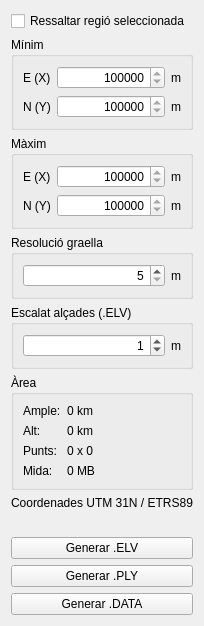
      <widget class="QWidget" name="tabMapa">
       <attribute name="title">
        <string>Mapes</string>
       </attribute>
       <layout class="QVBoxLayout" name="verticalLayout">
        <item>
         <widget class="QCheckBox" name="checkShowRegion">
          <property name="text">
           <string>Ressaltar regió seleccionada</string>
          </property>
          <property name="checked">
           <bool>false</bool>
          </property>
         </widget>
        </item>
        <item>
         <widget class="QGroupBox" name="groupBoxElvMin">
          <property name="title">
           <string>Mínim</string>
          </property>
          <layout class="QGridLayout" name="gridLayout">
           <item row="0" column="0">
            <widget class="QLabel" name="labelElvXmin">
             <property name="text">
              <string>E (X)</string>
             </property>
            </widget>
           </item>
           <item row="0" column="1">
            <widget class="QDoubleSpinBox" name="elvXmin">
             <property name="sizePolicy">
              <sizepolicy hsizetype="Expanding" vsizetype="Fixed">
               <horstretch>0</horstretch>
               <verstretch>0</verstretch>
              </sizepolicy>
             </property>
             <property name="alignment">
              <set>Qt::AlignRight|Qt::AlignTrailing|Qt::AlignVCenter</set>
             </property>
             <property name="accelerated">
              <bool>true</bool>
             </property>
             <property name="decimals">
              <number>0</number>
             </property>
             <property name="minimum">
              <double>259500.000000000000000</double>
             </property>
             <property name="maximum">
              <double>527500.000000000000000</double>
             </property>
             <property name="singleStep">
              <double>1000.000000000000000</double>
             </property>
            </widget>
           </item>
           <item row="0" column="2">
            <widget class="QLabel" name="labelAuxM_4">
             <property name="text">
              <string>m</string>
             </property>
            </widget>
           </item>
           <item row="1" column="0">
            <widget class="QLabel" name="labelElvYmin">
             <property name="text">
              <string>N (Y)</string>
             </property>
            </widget>
           </item>
           <item row="1" column="1">
            <widget class="QDoubleSpinBox" name="elvYmin">
             <property name="alignment">
              <set>Qt::AlignRight|Qt::AlignTrailing|Qt::AlignVCenter</set>
             </property>
             <property name="accelerated">
              <bool>true</bool>
             </property>
             <property name="decimals">
              <number>0</number>
             </property>
             <property name="minimum">
              <double>4488500.000000000000000</double>
             </property>
             <property name="maximum">
              <double>4748500.000000000000000</double>
             </property>
             <property name="singleStep">
              <double>1000.000000000000000</double>
             </property>
            </widget>
           </item>
           <item row="1" column="2">
            <widget class="QLabel" name="labelAuxM_5">
             <property name="text">
              <string>m</string>
             </property>
            </widget>
           </item>
          </layout>
         </widget>
        </item>
        <item>
         <widget class="QGroupBox" name="groupBoxElvMax">
          <property name="title">
           <string>Màxim</string>
          </property>
          <layout class="QGridLayout" name="gridLayout_2">
           <item row="0" column="1">
            <widget class="QDoubleSpinBox" name="elvXmax">
             <property name="sizePolicy">
              <sizepolicy hsizetype="Expanding" vsizetype="Fixed">
               <horstretch>0</horstretch>
               <verstretch>0</verstretch>
              </sizepolicy>
             </property>
             <property name="alignment">
              <set>Qt::AlignRight|Qt::AlignTrailing|Qt::AlignVCenter</set>
             </property>
             <property name="accelerated">
              <bool>true</bool>
             </property>
             <property name="decimals">
              <number>0</number>
             </property>
             <property name="minimum">
              <double>259500.000000000000000</double>
             </property>
             <property name="maximum">
              <double>527500.000000000000000</double>
             </property>
             <property name="singleStep">
              <double>1000.000000000000000</double>
             </property>
             <property name="value">
              <double>527500.000000000000000</double>
             </property>
            </widget>
           </item>
           <item row="0" column="2">
            <widget class="QLabel" name="labelAuxM_3">
             <property name="text">
              <string>m</string>
             </property>
            </widget>
           </item>
           <item row="1" column="0">
            <widget class="QLabel" name="labelElvYmax">
             <property name="text">
              <string>N (Y)</string>
             </property>
            </widget>
           </item>
           <item row="1" column="1">
            <widget class="QDoubleSpinBox" name="elvYmax">
             <property name="alignment">
              <set>Qt::AlignRight|Qt::AlignTrailing|Qt::AlignVCenter</set>
             </property>
             <property name="accelerated">
              <bool>true</bool>
             </property>
             <property name="decimals">
              <number>0</number>
             </property>
             <property name="minimum">
              <double>4488500.000000000000000</double>
             </property>
             <property name="maximum">
              <double>4748500.000000000000000</double>
             </property>
             <property name="singleStep">
              <double>1000.000000000000000</double>
             </property>
             <property name="value">
              <double>4748500.000000000000000</double>
             </property>
            </widget>
           </item>
           <item row="0" column="0">
            <widget class="QLabel" name="labelElvXmax">
             <property name="text">
              <string>E (X)</string>
             </property>
            </widget>
           </item>
           <item row="1" column="2">
            <widget class="QLabel" name="labelAuxM_2">
             <property name="text">
              <string>m</string>
             </property>
            </widget>
           </item>
          </layout>
         </widget>
        </item>
        <item>
         <widget class="QGroupBox" name="groupBoxElvResolution">
          <property name="title">
           <string>Resolució graella</string>
          </property>
          <layout class="QHBoxLayout" name="horizontalLayout_2">
           <item>
            <widget class="QDoubleSpinBox" name="elvResolution">
             <property name="sizePolicy">
              <sizepolicy hsizetype="Expanding" vsizetype="Fixed">
               <horstretch>0</horstretch>
               <verstretch>0</verstretch>
              </sizepolicy>
             </property>
             <property name="alignment">
              <set>Qt::AlignRight|Qt::AlignTrailing|Qt::AlignVCenter</set>
             </property>
             <property name="decimals">
              <number>0</number>
             </property>
             <property name="minimum">
              <double>5.000000000000000</double>
             </property>
             <property name="maximum">
              <double>1000.000000000000000</double>
             </property>
             <property name="singleStep">
              <double>5.000000000000000</double>
             </property>
             <property name="value">
              <double>5.000000000000000</double>
             </property>
            </widget>
           </item>
           <item>
            <widget class="QLabel" name="labelAuxM">
             <property name="text">
              <string>m</string>
             </property>
            </widget>
           </item>
          </layout>
         </widget>
        </item>
        <item>
         <widget class="QGroupBox" name="groupBox_6">
          <property name="title">
           <string>Escalat alçades (.ELV)</string>
          </property>
          <layout class="QHBoxLayout" name="horizontalLayout_6">
           <item>
            <widget class="QDoubleSpinBox" name="elvScaleFactor">
             <property name="sizePolicy">
              <sizepolicy hsizetype="Expanding" vsizetype="Fixed">
               <horstretch>0</horstretch>
               <verstretch>0</verstretch>
              </sizepolicy>
             </property>
             <property name="alignment">
              <set>Qt::AlignRight|Qt::AlignTrailing|Qt::AlignVCenter</set>
             </property>
             <property name="decimals">
              <number>0</number>
             </property>
             <property name="minimum">
              <double>0.000000000000000</double>
             </property>
             <property name="maximum">
              <double>100.000000000000000</double>
             </property>
             <property name="singleStep">
              <double>1.000000000000000</double>
             </property>
             <property name="value">
              <double>1.000000000000000</double>
             </property>
            </widget>
           </item>
           <item>
            <widget class="QLabel" name="labelAuxM_25">
             <property name="text">
              <string>m</string>
             </property>
            </widget>
           </item>
          </layout>
         </widget>
        </item>
        <item>
         <widget class="QGroupBox" name="groupBoxElvInfo">
          <property name="title">
           <string>Àrea</string>
          </property>
          <layout class="QGridLayout" name="gridLayout_3">
           <item row="0" column="0">
            <widget class="QLabel" name="labelAreaW">
             <property name="sizePolicy">
              <sizepolicy hsizetype="Minimum" vsizetype="Preferred">
               <horstretch>0</horstretch>
               <verstretch>0</verstretch>
              </sizepolicy>
             </property>
             <property name="text">
              <string>Ample:</string>
             </property>
            </widget>
           </item>
           <item row="0" column="1">
            <widget class="QLabel" name="labelElvWidth">
             <property name="sizePolicy">
              <sizepolicy hsizetype="Expanding" vsizetype="Preferred">
               <horstretch>0</horstretch>
               <verstretch>0</verstretch>
              </sizepolicy>
             </property>
             <property name="text">
              <string>0 km</string>
             </property>
            </widget>
           </item>
           <item row="1" column="0">
            <widget class="QLabel" name="labelAreaH">
             <property name="sizePolicy">
              <sizepolicy hsizetype="Minimum" vsizetype="Preferred">
               <horstretch>0</horstretch>
               <verstretch>0</verstretch>
              </sizepolicy>
             </property>
             <property name="text">
              <string>Alt:</string>
             </property>
            </widget>
           </item>
           <item row="1" column="1">
            <widget class="QLabel" name="labelElvHeight">
             <property name="sizePolicy">
              <sizepolicy hsizetype="Expanding" vsizetype="Preferred">
               <horstretch>0</horstretch>
               <verstretch>0</verstretch>
              </sizepolicy>
             </property>
             <property name="text">
              <string>0 km</string>
             </property>
            </widget>
           </item>
           <item row="2" column="0">
            <widget class="QLabel" name="labelAreaP">
             <property name="sizePolicy">
              <sizepolicy hsizetype="Minimum" vsizetype="Preferred">
               <horstretch>0</horstretch>
               <verstretch>0</verstretch>
              </sizepolicy>
             </property>
             <property name="text">
              <string>Punts:</string>
             </property>
            </widget>
           </item>
           <item row="2" column="1">
            <widget class="QLabel" name="labelElvPoints">
             <property name="sizePolicy">
              <sizepolicy hsizetype="Expanding" vsizetype="Preferred">
               <horstretch>0</horstretch>
               <verstretch>0</verstretch>
              </sizepolicy>
             </property>
             <property name="text">
              <string>0 x 0</string>
             </property>
            </widget>
           </item>
           <item row="3" column="0">
            <widget class="QLabel" name="labelAreaP_2">
             <property name="sizePolicy">
              <sizepolicy hsizetype="Minimum" vsizetype="Preferred">
               <horstretch>0</horstretch>
               <verstretch>0</verstretch>
              </sizepolicy>
             </property>
             <property name="text">
              <string>Mida:</string>
             </property>
            </widget>
           </item>
           <item row="3" column="1">
            <widget class="QLabel" name="labelElvMB">
             <property name="sizePolicy">
              <sizepolicy hsizetype="Expanding" vsizetype="Preferred">
               <horstretch>0</horstretch>
               <verstretch>0</verstretch>
              </sizepolicy>
             </property>
             <property name="text">
              <string>0 MB</string>
             </property>
            </widget>
           </item>
          </layout>
         </widget>
        </item>
        <item>
         <widget class="QLabel" name="label">
          <property name="text">
           <string>Coordenades UTM 31N / ETRS89</string>
          </property>
         </widget>
        </item>
        <item>
         <spacer name="verticalSpacer">
          <property name="orientation">
           <enum>Qt::Vertical</enum>
          </property>
          <property name="sizeHint" stdset="0">
           <size>
            <width>20</width>
            <height>21</height>
           </size>
          </property>
         </spacer>
        </item>
        <item>
         <widget class="QPushButton" name="buttonSaveELV">
          <property name="text">
           <string>Generar .ELV</string>
          </property>
         </widget>
        </item>
        <item>
         <widget class="QPushButton" name="buttonSavePLY">
          <property name="text">
           <string>Generar .PLY</string>
          </property>
         </widget>
        </item>
        <item>
         <widget class="QPushButton" name="buttonSaveDATA">
          <property name="text">
           <string>Generar .DATA</string>
          </property>
         </widget>
        </item>
       </layout>
      </widget>
